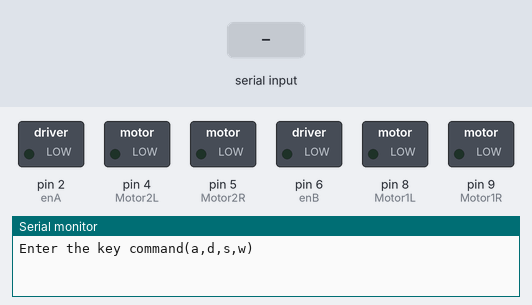
Bench run of a sketch on a simulated Arduino Mega 2560, built with avr-gcc and run on an emulated ATmega2560. Parts: switched loads named in the sketch (green lamp = pin HIGH), the last lines printed to the serial monitor. The test bench sets the inputs (shaded band).

Above: at 1.2 s.
1.3 s: "s" received over Serial
At 2.1 s:
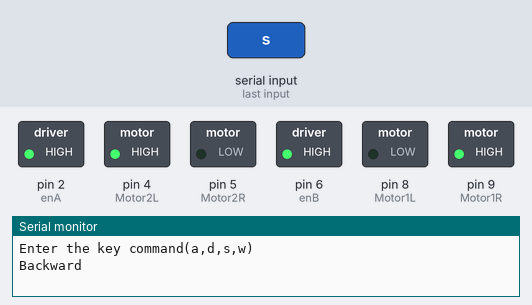
2.8 s: "a" received over Serial
At 5.5 s:
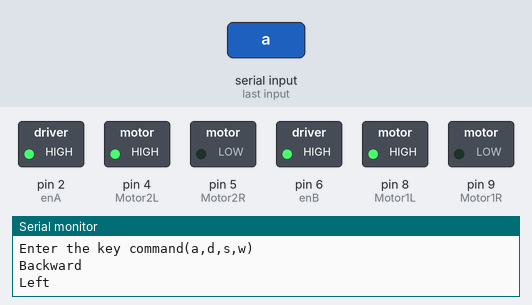
5.8 s: "w" received over Serial
At 7.9 s:
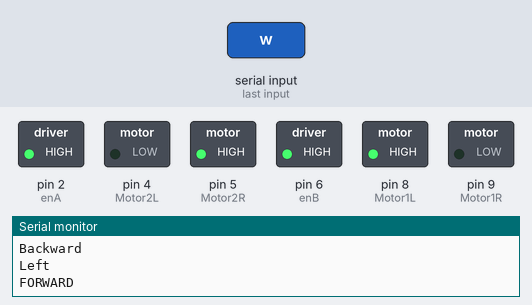
8.8 s: "d" received over Serial
At 11.4 s:
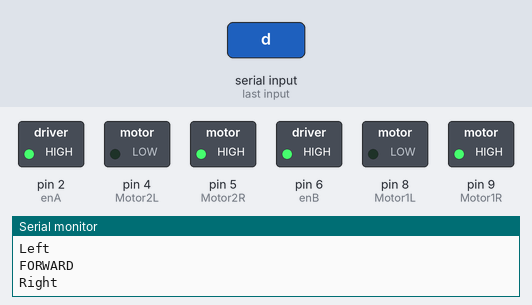
Timing chart, 0 to 14.8 s (numbered marks = the images above; inputs shaded):
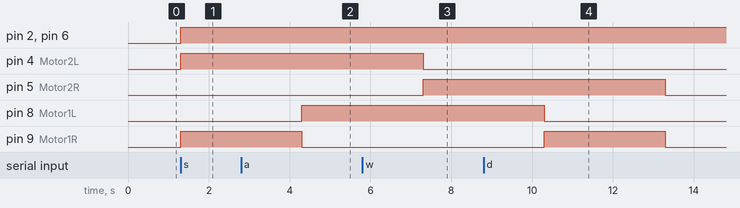

The sketch:

Tankpositionmotortest_DC.ino
```cpp
/*ME463 UROPA - made by HYUKJUN JANG
 * This code is for testing power of motors giving different Duty(0~255)
 * Average Voltage = (Duty ÷ 256) x 5 volts
 * Modified-->
 * 1.Motors will be operated by a laptop keyboard input(a,s,d,w)
 * 2.Before compiling, Click Tools tab and make sure Board(Mega2560) and Port should be defined
 * 3.Make sure set 9600 baud rate on Serial monitor(located at down rigt)
 */


const int Motor1L =8;//IN1 pin 8
const int Motor1R =9;//IN2 pin 9
const int enA = 2;//for the motor attached to M1A,M1B(motordrive)//ArduinoMega(pin2)
const int Motor2L = 4;//for the motor attached to M2A,M2B//ArduinoMega(pin4)
const int Motor2R = 5; // pin 5
const int enB = 6; // pin 6
char val =0;

void setup() {

pinMode(enA, OUTPUT);
pinMode(enB, OUTPUT);
//Motor1 label is for a main motor
pinMode(Motor1L, OUTPUT);
pinMode(Motor1R, OUTPUT);
//Motor2 label is for side motors
pinMode(Motor2L, OUTPUT);
pinMode(Motor2R, OUTPUT);

Serial.begin(9600);
Serial.println("Enter the key command(a,d,s,w)");

}

void loop() {


/*Available to see the power by putting Duty value on the serial monitor

/*Modified->
 * 1. If you want to change the power of the motor,you should
 * manually edit the number(0~255)below and compile it)
 * 2. If you want to run it longer, edit the delay()[unit:ms]
  */
  if(Serial.available())
  {
    //int speed = Serial.parseInt(); //Receive Value from serial monitor
    val = Serial.read();
    //Set Motors speed maximum range 255
    analogWrite(enA, 255);
    analogWrite(enB, 255);


//if the value input is equal to s, main motor runs to make it go backward
    if (val== 's'){
      //Run the left&right motors to go backward
      analogWrite(Motor1L,0);
      analogWrite(Motor1R,255);
      analogWrite(Motor2L,255);
      analogWrite(Motor2R,0);
      Serial.println("Backward");
      delay(3000);
    }
//if the value input is equal to a, side motor runs to make it turn left
    else if(val == 'a'){

      analogWrite(Motor1L,255);
      analogWrite(Motor1R,0);

      analogWrite(Motor2L,255);
      analogWrite(Motor2R,0);
       Serial.println("Left");
      delay(3000);

    }
//if the value input is equal to w,both motors run to make it go foward
    else if(val =='w'){
      analogWrite(Motor1L,255);
      analogWrite(Motor1R,0);
      analogWrite(Motor2L,0);
      analogWrite(Motor2R,255);
      Serial.println("FORWARD");
      delay(3000);
    }
//if the value input is equal to d,both motors run to make it turn right
    else if(val =='d'){

      analogWrite(Motor1L,0);
      analogWrite(Motor1R,255);

      analogWrite(Motor2L,0);
      analogWrite(Motor2R,255);
      Serial.println("Right");
      delay(3000);
    }

    else
      analogWrite(Motor1L,0);
      analogWrite(Motor1R,0);
      analogWrite(Motor2R,0);
      analogWrite(Motor2L,0);
    }


}
```

Measured:
- after the input at 1.3 s, pin 2 (enA), pin 4 (Motor2L), pin 6 (enB), pin 9 (Motor1R): LOW → HIGH at once
- after the input at 2.8 s, pin 4 (Motor2L): stays HIGH (without the input it goes to LOW after 1.5 s); pin 8 (Motor1L): LOW → HIGH after 1.5 s
- after the input at 5.8 s, pin 5 (Motor2R): LOW → HIGH after 1.5 s
- after the input at 8.8 s, pin 5 (Motor2R): HIGH → LOW after 4.5 s instead of 1.5 s; pin 8 (Motor1L): HIGH → LOW after 1.5 s; pin 9 (Motor1R): LOW → HIGH after 1.5 s, → LOW 3.0 s later
